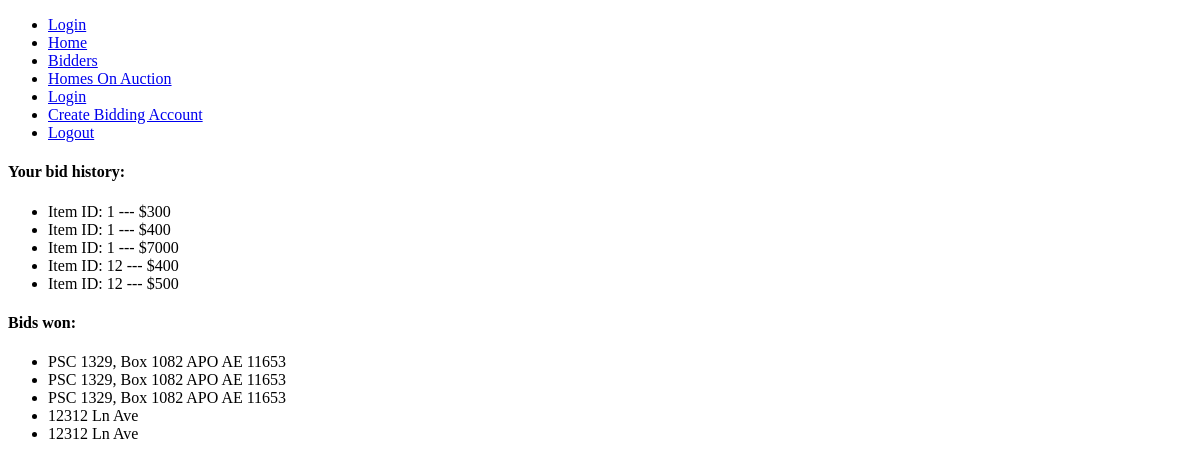
Before: /bidder (signed in) with the older database file.
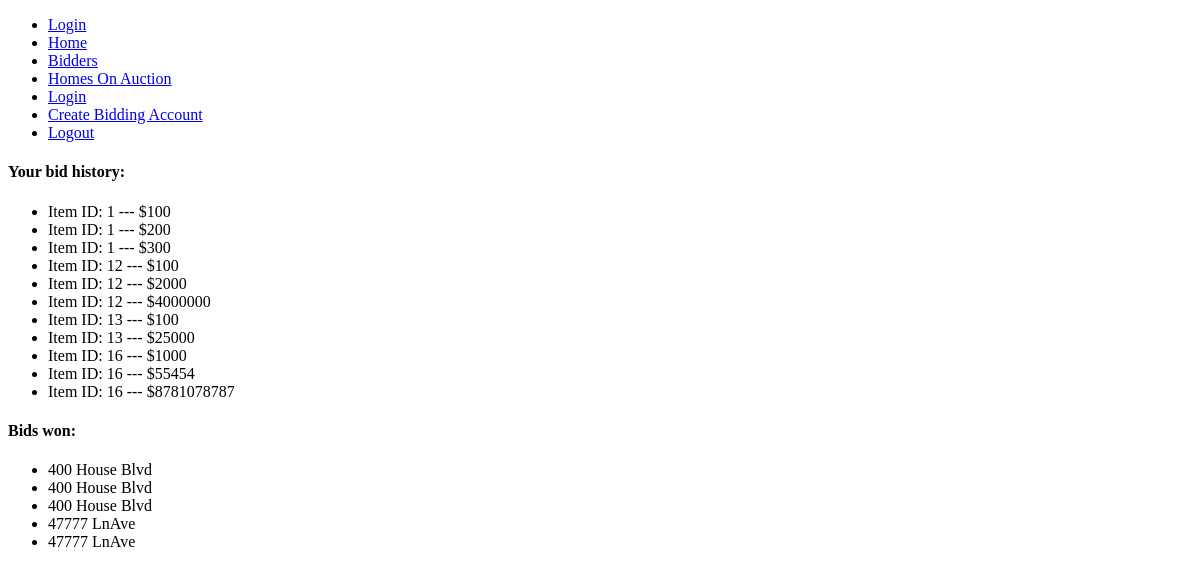
After: the same page with the newer database file.
### models.py (models this page shows)
class Bids(db.Model):
        bid_id = db.Column(db.Integer, primary_key=True)
        item_id = db.Column('item_id', db.Integer, db.ForeignKey('items.item_id'), nullable=False)
        user_id = db.Column('user_id', db.Integer, db.ForeignKey('user.user_id'), nullable=False)
        bid_price = db.Column('current_price', db.Integer, nullable=False)
        items = db.relationship('Items', backref=db.backref('orders', lazy='dynamic'))

class Items(db.Model):
    item_id = db.Column(db.Integer, primary_key=True)
    item_name = db.Column(db.String(64), unique=True, nullable=False)
    time_created = db.Column(db.DateTime)
    expired = db.Column(db.Boolean)
    auctioneer_id = db.Column('auctioneer_id', db.Integer, db.ForeignKey('user.user_id'))

### app.py (the view)
@app.route("/bidder")
def bidder():
    if current_user.role != 'Auctioneer':
        data = Bids.query.filter_by(user_id=current_user.user_id)
    else:
        return render_template('403.html'), 403
    return render_template("bidder.html", data=data)

### app.py (called while the page is built)
@login_manager.user_loader
def load_user(user_id):
    return User.query.get(int(user_id))

### templates/bidder.html (shortened to what this page needs)
{% extends "base.html" %}
{% block content %}
<h4>Your bid history:</h4>
<ul>
    {% for datum in data %}
        <li>Item ID: {{ datum.item_id }} --- ${{ datum.bid_price }}</li>
    {% endfor %}
</ul>
<h4>Bids won:</h4>
<ul>
    {% for datum in data %}
            {% if datum.items.expired == True %}
                <li>{{ datum.items.item_name }}</li>
            {% endif %}
    {% endfor %}
</ul>
{% endblock %}

Changed rows visible on the page:
no longer on one of the page's lists (row unchanged): Bids: items.item_name "PSC 1329, Box 1082 APO AE 11653"
now on this page (row edited): Bids: item_id "1", bid_price "100", shown under "Your bid history:"
now on this page (row edited): Bids: item_id "1", bid_price "200", shown under "Your bid history:"
changed Bids (number 4 of 11 on the later page): item_id "1" → "12"; bid_price "400" → "100"; items.item_name "PSC 1329, Box 1082 APO AE 11653" → "400 House Blvd"
changed Bids (number 5 of 11 on the later page): item_id "1" → "12"; bid_price "7000" → "2000"; items.item_name "PSC 1329, Box 1082 APO AE 11653" → "400 House Blvd"
changed Bids (number 6 of 11 on the later page): bid_price "400" → "4000000"; items.item_name "12312 Ln Ave" → "400 House Blvd"
changed Bids (number 7 of 11 on the later page): item_id "12" → "13"; bid_price "500" → "100"; items.item_name "12312 Ln Ave" → "47777 LnAve"
added Bids: item_id "13", bid_price "25000", items.item_name "47777 LnAve"
added Bids: item_id "16", bid_price "1000", shown under "Your bid history:"
added Bids: item_id "16", bid_price "55454", shown under "Your bid history:"
added Bids: item_id "16", bid_price "8781078787", shown under "Your bid history:"
